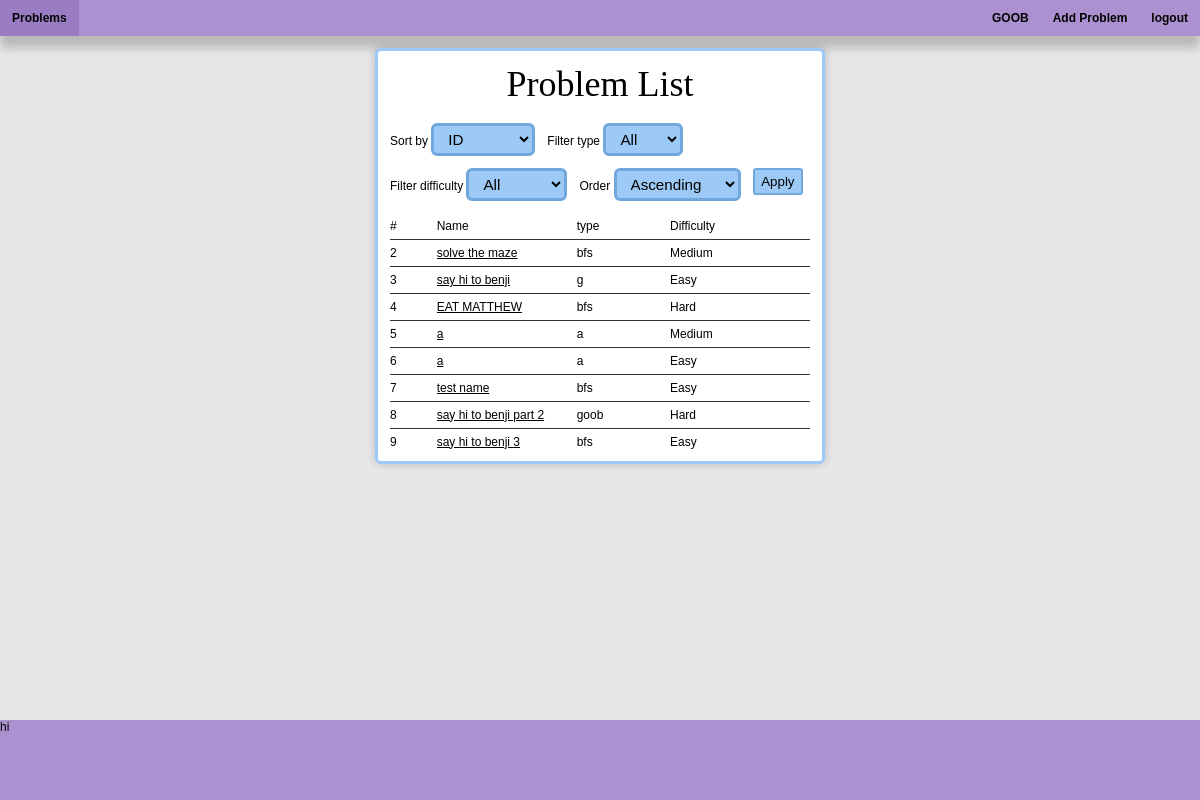
/problem_list (signed in), run on the app's committed database.
### app.py (models this page shows, shortened)
class Base(DeclarativeBase):
    pass

class User(Base, UserMixin):
    __tablename__ = "User"
    user_id: Mapped[int] = mapped_column(primary_key=True)
    name: Mapped[str] = mapped_column(String)
    role: Mapped[str] = mapped_column(String)
    hash: Mapped[str] = mapped_column(String)
    user_problems: Mapped[list["User_Problem"]] = \
        relationship("User_Problem", back_populates="user")

class Problem(Base):
    __tablename__ = "Problem"
    problem_id: Mapped[int] = mapped_column(primary_key=True)
    description: Mapped[str] = mapped_column(String)
    function_name: Mapped[str] = mapped_column(String)
    function_args: Mapped[str] = mapped_column(String)
    type: Mapped[str] = mapped_column(String)
    problem_name: Mapped[str] = mapped_column(String)
    difficulty: Mapped[str] = mapped_column(String)
    user_problems: Mapped[list["User_Problem"]] = \
        relationship("User_Problem", back_populates="problem")
    tests: Mapped[List["Test"]] = \
        relationship("Test", back_populates="problem")
    problem_tags: Mapped[List["Problem_Tag"]] = \
        relationship("Problem_Tag", back_populates="problem")

### app.py (the view)
@app.route('/problem_list', methods=["GET", "POST"])
@login_required
def problem_list():
    with Session(engine) as session:
        q = select(Problem.type).distinct().order_by(Problem.type)
        problem_types = session.scalars(q).all()
        q = select(Problem.difficulty).distinct().order_by(Problem.difficulty)
        difficulties = session.scalars(q).all()
        form = ProblemListForm()
        form.process(formdata=request.args)
        form.filter_type.choices += [(t, t) for t in problem_types]
        form.filter_difficulty.choices += [(d, d) for d in difficulties]
        sort_by = form.sort_by.data or 'problem_id'
        order = form.order.data or 'asc'
        filter_type = form.filter_type.data or 'all'
        filter_difficulty = form.filter_difficulty.data or 'all'
        sort_columns = {'problem_id': Problem.problem_id,
                        'name': Problem.problem_name,
                        'type': Problem.type, 'difficulty': Problem.difficulty}
        sort_column = sort_columns[sort_by]
        q = select(Problem)
        if filter_type != 'all':
            q = q.where(Problem.type == filter_type)
        if filter_difficulty != 'all':
            q = q.where(Problem.difficulty == filter_difficulty)
        if order == 'desc':
            q = q.order_by(sort_column.collate("NOCASE").desc())
        else:
            q = q.order_by(sort_column.collate("NOCASE").asc())
        temp_problems = session.scalars(q).all()
        problems = [{'problem_id': i.problem_id,
                     'name': i.problem_name,
                     'difficulty': i.difficulty,
                     'type': i.type} for i in temp_problems]
    return render_template("problem_list.html", problems=problems, form=form)

### app.py
class ProblemListForm(FlaskForm):
    sort_by = SelectField('Sort by', choices=[('problem_id', 'ID'),
                                              ('name', 'Name'),
                                              ('type', 'Type'),
                                              ('difficulty', 'Difficulty')])
    order = SelectField('Order', choices=[('asc', 'Ascending'),
                                          ('desc', 'Descending')])
    filter_type = SelectField('Filter type', choices=[('all', 'All')])
    filter_difficulty = SelectField('Filter difficulty',
                                    choices=[('all', 'All')])
    submit = SubmitField('Apply')

### app.py (called while the page is built)
@login_manager.user_loader
def load_user(user_id):
    query = select(User).where(User.user_id == user_id)
    with Session(engine) as session:
        obj = session.scalar(query)
    return obj

### templates/problem_list.html (shortened to what this page needs)
{% extends "layout.html" %} {% block content %}
<div class="problem-list-container problem-list-item">
    <h1 class="problem-list-item-header">Problem List</h1>
    <div>
        <form class="problem-list-sort-form" method="GET" action="{{ url_for('problem_list') }}">
            <div>
                <label for="sort_by">{{ form.sort_by.label.text }}</label>
                {{ form.sort_by(class_='form-control') }}
            </div>
            <div>
                <label for="filter_type">{{ form.filter_type.label.text }}</label>
                {{ form.filter_type(class_='form-control') }}
            </div>
            <div>
                <label for="filter_difficulty">{{ form.filter_difficulty.label.text }}</label>
                {{ form.filter_difficulty(class_='form-control') }}
            </div>
            <div>
                <label for="order">{{ form.order.label.text }}</label>
                {{ form.order(class_='form-control') }}
            </div>
            {{ form.submit(class_='button', class='problem-list-filter-button') }}
        </form>
    </div>
    <div>
        <div class="problem-list-column-names">
            <div>#</div>
            <div>Name</div>
            <div>type</div>
            <div>Difficulty</div>
        </div>
        {% for problem in problems %}
        <div class="problem-list-columns">
            <div class="problem-list-column-container">{{ problem["problem_id"] }}</div>
            <div class="problem-list-column-container">
                <a class="problem-link" href="/problem/{{ problem['problem_id'] }}">{{ problem["name"] }}</a>
            </div>
            <div class="problem-list-column-container">{{ problem["type"] }}</div>
            <div class="problem-list-column-container">{{ problem["difficulty"] }}</div>
        </div>
        {% endfor %}
    </div>
</div>
{% endblock %}

### templates/navbar.html (shortened to what this page needs)
<div class="navbar">
    <div class="left-navbar navbar-section">
        <a class="navbar-item" href="/">
            Problems
        </a>
    </div>
    <div class="right-navbar navbar-section">
        {% if current_user.is_authenticated %}
        <div class="static-navbar-item">
            {{current_user.name}}
        </div>
        {% if current_user.role == 'admin' %}
        <a class="navbar-item" href="/add_problem">
            Add Problem
        </a>
        {% endif %}
        <form action="{{ url_for('logout') }}" method="post">
            <button class="navbar-item" type="submit">logout</button>
        </form>
        {% endif %}
    </div>
</div>

### static/css/style.css (style rules this page uses)
body { height: 100vh; display: flex; flex-direction: column; font-family: 'Alfa Slab One', serif; width: 100vw; padding: 0; margin: 0; font-family: sans-serif; background-color: #e7e7e7; font-size: 1vw; text-decoration-color: black; }
a { margin: 0; padding: 0; text-decoration: none; color: black; }
h1, h2, h3, h4, h5, h6 P { margin: 0; padding: 0; }
h1 { font-weight: normal; font-family: 'Alfa Slab One'; font-size: 3em; }
button { font-size: 1em; }
button { display: block; }
.navbar { height: 10vh; background-color: aqua; }
.problem-list-filter-button { border: solid #71a7dd 0.2em; white-space: nowrap; padding: 0 0.5em 0 0.5em; height: 2em; display: flex; background: #9CC9F5; align-items: center; border-radius: 0.25em; }
.form-control { background-color: #9cc9f5; color: #000000; border: solid #71a7dd 0.2em; border-radius: 6px; padding: 4px 10px; font-size: 0.95rem; font-family: inherit; cursor: pointer; outline: none; transition: background-color 0.2s, border-color 0.2s; }
.problem-list-column-names { text-align: left; display: grid; grid-template-columns: minmax(0, 0.5fr) minmax(0, 1.5fr) minmax(0, 1fr) minmax(0, 0.75fr) minmax(0, 0.75fr); }
.problem-list-item-header { text-align: center; width: fit-content; justify-self: center; }
.problem-list-item { align-self: center; box-shadow: 0em 0em 0.75em rgba(0, 0, 0, 0.2); display: grid; grid-template-columns: 1fr; row-gap: 1.5vw; border: 0.25vw solid #9CC9F5; background-color: #ffffff; padding: 1em; border-radius: 0.5em; width: 35em; }
.problem-list-column-container { display: inline-block; overflow-x: hidden; max-width: 100%; }
.problem-list-columns { text-align: left; display: grid; grid-template-columns: minmax(0, 0.5fr) minmax(0, 1.5fr) minmax(0, 1fr) minmax(0, 0.75fr) minmax(0, 0.75fr); }
.problem-list-sort-form { display: flex; flex-wrap: wrap; row-gap: 1em; gap: 1em; }
.problem-link { display: inline-block; text-decoration: underline; }
.navbar { box-shadow: 0em 1em 0.75em rgba(0, 0, 0, 0.2); width: 100vw; display: flex; justify-content: space-between; align-items: center; background-color: #ab91d0; height: 3em; }
.navbar-section { height: 100%; display: grid; grid-template-columns: repeat(5, max-content); }
.navbar-item { font-weight: bold; font-size: 1em; background-color: #ab91d0; border: none; display: flex; align-items: center; padding: 0 1vw 0 1vw; height: 100%; }
.static-navbar-item { font-weight: bold; font-size: 1em; background-color: #ab91d0; border: none; display: flex; align-items: center; padding: 0 1vw 0 1vw; height: 100%; }
.problem-list-filter-button { border: solid #71a7dd 0.2em; white-space: nowrap; padding: 0 0.5em 0 0.5em; height: 2em; display: flex; background: #9CC9F5; align-items: center; border-radius: 0.25em; width: fit-content; }

### data on the page
User: name "GOOB"
Problem: problem_id "2", name "solve the maze", type "bfs", difficulty "Medium"
Problem: problem_id "3", name "say hi to benji", type "g", difficulty "Easy"
Problem: problem_id "4", name "EAT MATTHEW", type "bfs", difficulty "Hard"
Problem: problem_id "5", name "a", type "a", difficulty "Medium"
Problem: problem_id "6", name "a", type "a", difficulty "Easy"
Problem: problem_id "7", name "test name", type "bfs", difficulty "Easy"
Problem: problem_id "8", name "say hi to benji part 2", type "goob", difficulty "Hard"
Problem: problem_id "9", name "say hi to benji 3", type "bfs", difficulty "Easy"
